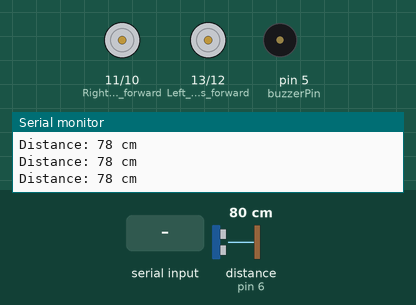
Simulated run of this sketch. Board: Arduino Uno, built with avr-gcc and run on an emulated ATmega328P. Parts: motor-driver pin pairs drawn as motors (green arrow = first pin HIGH = forward, orange = second pin HIGH = backward, longer = more drive), buzzer (waves = sounding), the last lines printed to the serial monitor. Wiring (inferred from the names in the program): ultrasonic range finder: trigger pin 7; echo pin 6. The test bench sets the inputs (shaded band); at power-on: distance to the obstacle (sensor on pin 6) 80 cm. The echo pulse lasts 58.3 µs per cm.

Above: at 1.2 s.
1.3 s: distance to the obstacle (sensor on pin 6) set to 34 cm
2.8 s: distance to the obstacle (sensor on pin 6) set to 27 cm
At 2.96 s:
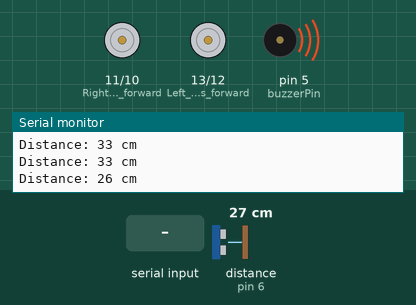
5.8 s: "1" received over Serial
At 7.52 s:
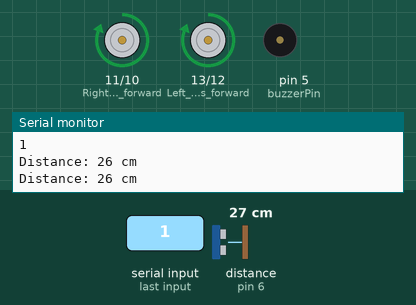
8.8 s: "2" received over Serial
At 10.33 s:
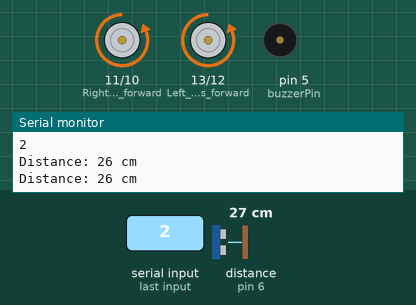
11.8 s: "3" received over Serial
At 13.14 s:
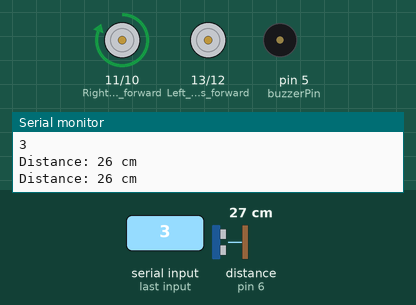
14.8 s: "4" received over Serial
At 16.65 s:
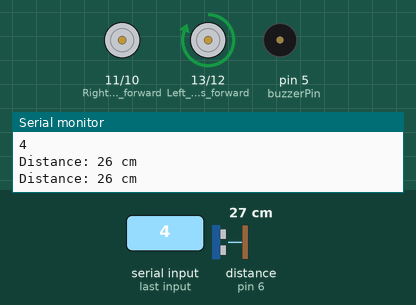
Timing chart, 0 to 18.8 s (numbered marks = the images above; inputs shaded):
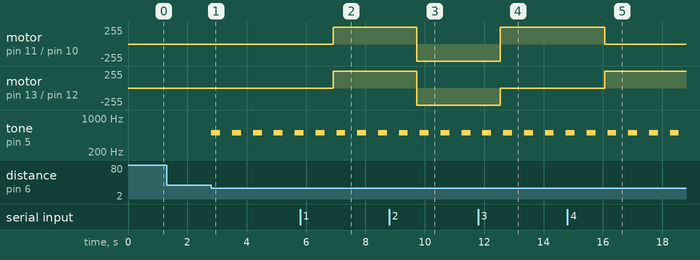

Measured:
- the behaviour switches between 32 and 31 cm on distance to the obstacle (sensor on pin 6) (found by bisection; images 0 and 1)
- after the input at 2.8 s, tone on pin 5 (buzzerPin): alternates 500 Hz for 0.30 s and silent for 0.40 s, starting at once
- after the input at 5.8 s, motor on pin 11 (Right_motors_forward) / pin 10 (Right_motors_reverse), motor on pin 13 (Left_motors_forward) / pin 12 (Left_motors_reverse): stopped → forward 255/255 after 1.1 s
- after the input at 8.8 s, motor on pin 11 (Right_motors_forward) / pin 10 (Right_motors_reverse), motor on pin 13 (Left_motors_forward) / pin 12 (Left_motors_reverse): forward 255/255 → backward 255/255 after 0.93 s
- after the input at 11.8 s, motor on pin 11 (Right_motors_forward) / pin 10 (Right_motors_reverse): backward 255/255 → forward 255/255 after 0.74 s; motor on pin 13 (Left_motors_forward) / pin 12 (Left_motors_reverse): backward 255/255 → stopped after 0.74 s
- after the input at 14.8 s, motor on pin 11 (Right_motors_forward) / pin 10 (Right_motors_reverse): forward 255/255 → stopped after 1.3 s; motor on pin 13 (Left_motors_forward) / pin 12 (Left_motors_reverse): stopped → forward 255/255 after 1.3 s

The sketch:

smart_car.ino
```cpp
char t;

const int trigPin = 7;
const int echoPin = 6;

const int buzzerPin = 5;

long duration;
int distance;

void setup() {

  pinMode(13, OUTPUT);  // Left motors forward
  pinMode(12, OUTPUT);  // Left motors reverse
  pinMode(11, OUTPUT);  // Right motors forward
  pinMode(10, OUTPUT);  // Right motors reverse

  pinMode(trigPin, OUTPUT);
  pinMode(echoPin, INPUT);

  pinMode(buzzerPin, OUTPUT);

  Serial.begin(9600);
}

void loop() {

  if (Serial.available()) {
    t = Serial.read();
    Serial.println(t);
  }

  digitalWrite(trigPin, LOW);
  delayMicroseconds(2);

  digitalWrite(trigPin, HIGH);
  delayMicroseconds(10);
  digitalWrite(trigPin, LOW);

  duration = pulseIn(echoPin, HIGH);

  distance = duration * 0.034 / 2;

  Serial.print("Distance: ");
  Serial.print(distance);
  Serial.println(" cm");

  if (distance <= 30 && distance > 20) {

    tone(buzzerPin, 500);
    delay(300);
    noTone(buzzerPin);
    delay(300);
  }

  else if (distance <= 20 && distance > 10) {

    tone(buzzerPin, 700);
    delay(150);
    noTone(buzzerPin);
    delay(150);
  }

  else if (distance <= 10) {

    tone(buzzerPin, 1000);
  }

  else {

    noTone(buzzerPin);
  }

  if (t == '1') {

    digitalWrite(13, HIGH);
    digitalWrite(12, LOW);
    digitalWrite(11, HIGH);
    digitalWrite(10, LOW);
  }

  else if (t == '2') {

    digitalWrite(13, LOW);
    digitalWrite(12, HIGH);
    digitalWrite(11, LOW);
    digitalWrite(10, HIGH);
  }

  else if (t == '3') {

    digitalWrite(13, LOW);
    digitalWrite(12, LOW);
    digitalWrite(11, HIGH);
    digitalWrite(10, LOW);
  }

  else if (t == '4') {

    digitalWrite(13, HIGH);
    digitalWrite(12, LOW);
    digitalWrite(11, LOW);
    digitalWrite(10, LOW);
  }

  else if (t == '5') {

    digitalWrite(13, LOW);
    digitalWrite(12, LOW);
    digitalWrite(11, LOW);
    digitalWrite(10, LOW);
  }

  delay(100);
}
```
